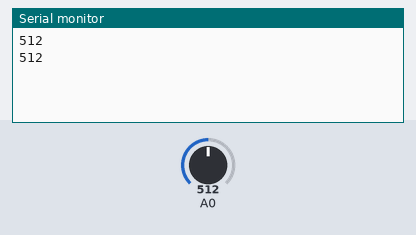
This sketch was run on a simulated Arduino Uno, built with avr-gcc and run on an emulated ATmega328P. Parts: the last lines printed to the serial monitor. The inputs (shaded band) are chosen by the test bench; at power-on: A0 = 512.

Above: at 1.2 s.
1.3 s: A0 set to 716
At 2.4 s:
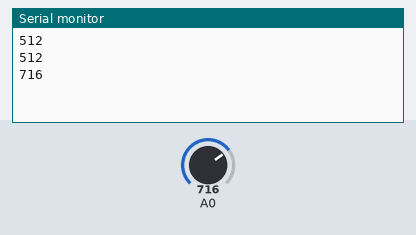
2.8 s: A0 set to 900
At 3.8 s:
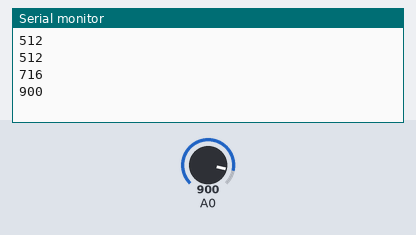
Timing chart, 0 to 5.8 s (numbered marks = the images above; inputs shaded):
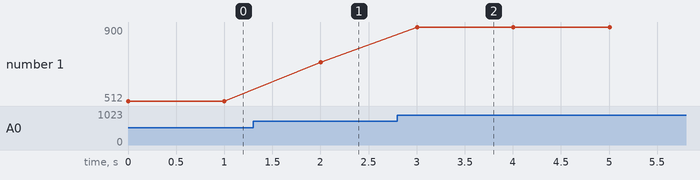

Measured:
- after the input at 1.3 s, the serial monitor: prints a new line after 0.70 s (image 1)
- after the input at 2.8 s, the serial monitor: prints a new line after 0.21 s (image 2)
- plotted number 1: 512 → 716 after the input at 1.3 s, 716 → 900 after the input at 2.8 s

The sketch:

LM35DZ.ino
```cpp
#define MULTISAMPLING 10

void setup() {
    Serial.begin(74880);  // 74880baudでシリアル回線を初期化する
}

void loop() {
    int val = 0;
    for (int i = 0; i < MULTISAMPLING; i++) {
        val += analogRead(A0);  // Toutの電圧を読む
    }
    val /= MULTISAMPLING;
    Serial.println(val);  // 読んだ電圧を出力する
    delay(1000);
}
```
